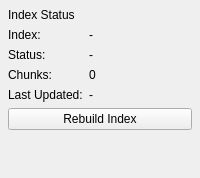
<?xml version="1.0" encoding="UTF-8"?>
<ui version="4.0">
 <class>IndexStatusPage</class>
 <widget class="QWidget" name="IndexStatusPage">
  <layout class="QVBoxLayout" name="mainLayout">
   <property name="leftMargin"><number>8</number></property>
   <property name="topMargin"><number>8</number></property>
   <property name="rightMargin"><number>8</number></property>
   <property name="bottomMargin"><number>8</number></property>
   <property name="spacing"><number>6</number></property>
   <item>
    <widget class="QLabel" name="titleLabel">
     <property name="text"><string>Index Status</string></property>
    </widget>
   </item>
   <item>
    <layout class="QFormLayout" name="formLayout">
     <item row="0" column="0">
      <widget class="QLabel" name="indexNameLabel">
       <property name="text"><string>Index:</string></property>
      </widget>
     </item>
     <item row="0" column="1">
      <widget class="QLabel" name="indexNameValue">
       <property name="text"><string>-</string></property>
      </widget>
     </item>
     <item row="1" column="0">
      <widget class="QLabel" name="statusLabel">
       <property name="text"><string>Status:</string></property>
      </widget>
     </item>
     <item row="1" column="1">
      <widget class="QLabel" name="statusValue">
       <property name="text"><string>-</string></property>
      </widget>
     </item>
     <item row="2" column="0">
      <widget class="QLabel" name="chunkCountLabel">
       <property name="text"><string>Chunks:</string></property>
      </widget>
     </item>
     <item row="2" column="1">
      <widget class="QLabel" name="chunkCountValue">
       <property name="text"><string>0</string></property>
      </widget>
     </item>
     <item row="3" column="0">
      <widget class="QLabel" name="lastUpdatedLabel">
       <property name="text"><string>Last Updated:</string></property>
      </widget>
     </item>
     <item row="3" column="1">
      <widget class="QLabel" name="lastUpdatedValue">
       <property name="text"><string>-</string></property>
      </widget>
     </item>
    </layout>
   </item>
   <item>
    <widget class="QPushButton" name="rebuildButton">
     <property name="text"><string>Rebuild Index</string></property>
    </widget>
   </item>
   <item>
    <spacer name="bottomSpacer">
     <property name="orientation"><enum>Qt::Orientation::Vertical</enum></property>
     <property name="sizeHint" stdset="0">
      <size><width>20</width><height>40</height></size>
     </property>
    </spacer>
   </item>
  </layout>
 </widget>
 <layoutdefault spacing="6" margin="11"/>
 <resources/>
 <connections/>
</ui>
